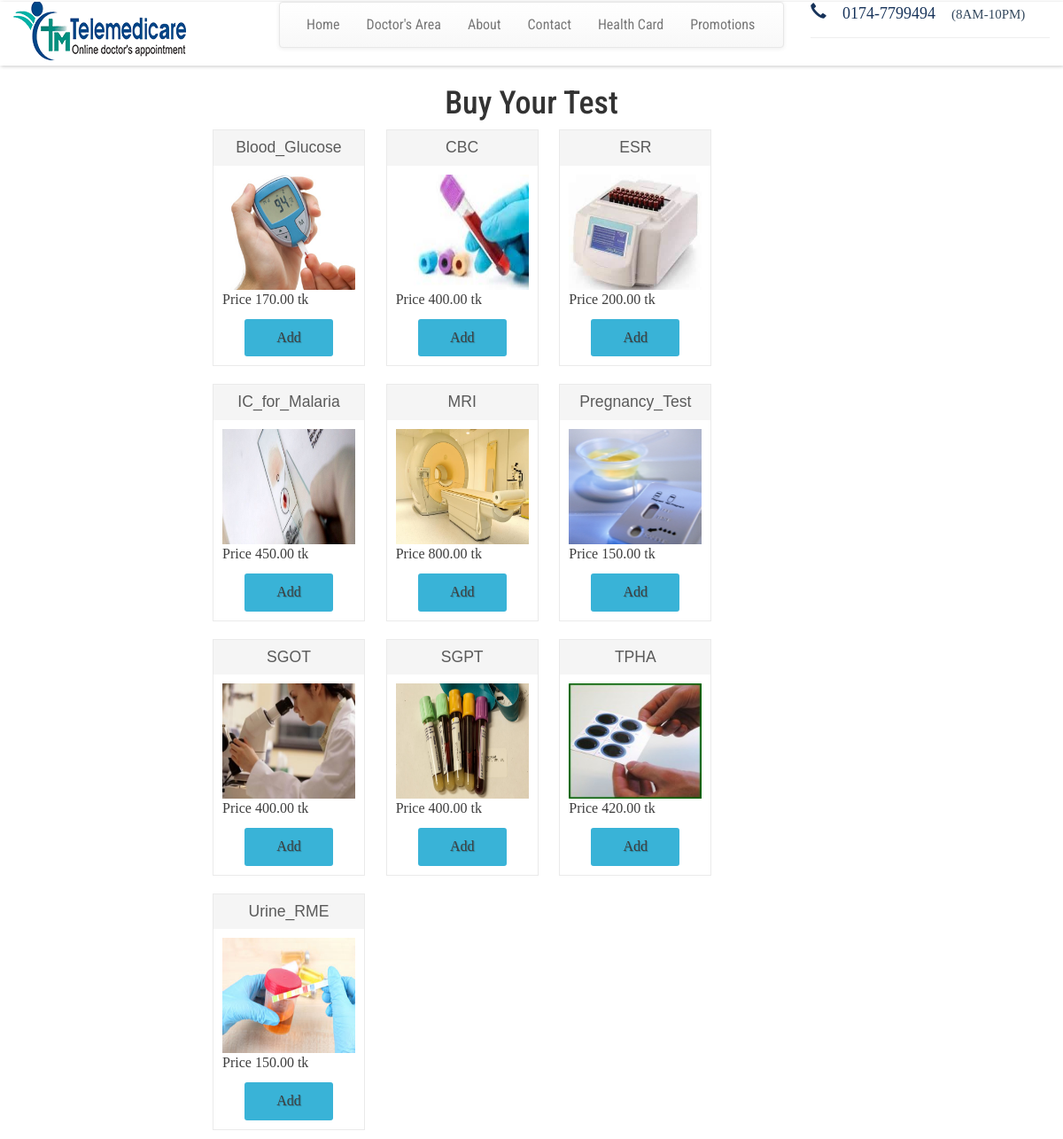
Screenshot of /testpatient/test_buy.php with the database file from the repository.
### tables this page shows
CREATE TABLE `health_test` (
  `id` int(11) NOT NULL,
  `test_code` varchar(60) NOT NULL,
  `test_name` varchar(60) NOT NULL,
  `test_image` varchar(500) NOT NULL,
  `price` decimal(10,2) NOT NULL
);

### testpatient/test_buy.php (the view, shortened to what this page needs)
<?php
include_once("config.php");
$current_url = urlencode($url="http://".$_SERVER['HTTP_HOST'].$_SERVER['REQUEST_URI']);
?>
<!DOCTYPE html>
<html>
<head>
<link href="style/style.css" rel="stylesheet" type="text/css">
<link rel="stylesheet" href="https://maxcdn.bootstrapcdn.com/bootstrap/3.3.6/css/bootstrap.min.css">
<link rel="stylesheet" href="https://maxcdn.bootstrapcdn.com/bootstrap/3.3.6/css/bootstrap-theme.min.css">
<link rel="stylesheet" type="text/css" href="../css/style.css">
<link href="css/bootstrap.css" rel='stylesheet' type='text/css' />
<link href="css/style.css" rel='stylesheet' type='text/css' />
<link href="css/font-awesome.css" rel="stylesheet">
<link href="css/animate.css" rel="stylesheet" type="text/css" media="all">
<link href="css/custom.css" rel="stylesheet">
</head>
<body>
<div class="main-content">
	<section class="header-section">
     <div class="row">
            <div class="col-md-3">
           <a href = "http://telemedicare.com.bd/">  <img src="../img/sfdfsdf.png"></a>
         </div>
           <div class="col-md-6">
               <nav role="navigation" class="navbar navbar-default">
        <div id="navbarCollapse" class="collapse navbar-collapse">
            <ul class="nav navbar-nav">
               <li><a href="index.php">Home</a></li>
                <li><a href="login/index.php">Doctor's Area</a></li>
                <li><a href="about.php">About</a></li>
                <li><a href="contact.php">Contact</a></li>
                <li><a href="testpatient/health_card.php">Health Card</a></li>
                <li><a href="promotion.php">Promotions</a></li>
            </ul>
        </div>
    </nav>
          </div>
            <div class="col-md-3">
                <h4 class="hlcalltext pull-left glyphicon glyphicon-earphone"> 0174-7799494 <span class="spantext">(8AM-10PM)  </span> </h4>
                <hr class="hrtop" />
            </div>
     </div>
  </section>
  </div>
<h1 align="center">Buy Your Test </h1>
<?php
$results = $mysqli->query("SELECT test_code, test_name, test_image, price FROM health_test ORDER BY id ASC");
if($results){
$products_item = '<ul class="products">';
while($obj = $results->fetch_object())
{
$products_item .= <<<EOT
	<li class="product">
	<form method="post" action="cart_update.php">
	<div class="product-content"><h3>{$obj->test_name}</h3>
	<div class="product-thumb"><img src="../admin/test_images/{$obj->test_image}" height="130px" width="150px"></div>
	<div class="product-info" style="font-family:verdana;">
	Price {$obj->price} tk
	<fieldset>
	</fieldset>
	<input type="hidden" name="test_code" value="{$obj->test_code}" />
	<input type="hidden" name="type" value="add" />
	<input type="hidden" name="return_url" value="{$current_url}" />
	<div align="center"><button type="submit" class="add_to_cart">Add</button></div>
	</div></div>
	</form>
	</li>
EOT;
}
$products_item .= '</ul>';
echo $products_item;
}
?>
</body>
</html>

### testpatient/style/style.css (style rules this page uses)
body { margin: 0px; padding: 0px; font-family: Georgia, "Times New Roman", Times, serif; }
h1, h2, h3 { font-family: "Trebuchet MS", Arial, Helvetica, sans-serif; }
ul.products { padding: 0; margin: 0; max-width: 740px; margin-left: auto; margin-right: auto; }
ul.products li { display: inline-block; max-width: 200px; padding: 10px; background-color: #FFFFFF; margin: 10px; border: 1px solid #EAEAEA; color: #3D3D3D; }
ul.products li h3 { margin: -10px -10px 10px -10px; padding: 10px; text-align: center; background-color: #F5F5F5; font-family: "Trebuchet MS", Arial, Helvetica, sans-serif; font-size: 1.1em; color: #5A5A5A; }
ul.products li fieldset { border: none; padding: 5px 5px 5px 0px; margin: 0; }
button, .button { background-color: #39b3d7; min-width: 100px; border: none; padding: 10px; display: inline-block; text-align: center; cursor: pointer; text-decoration: none; color: #FFF; min-height: 15px; font: 12px/15px Arial, Helvetica, sans-serif; text-shadow: 1px 1px 1px rgba(0, 0, 0, 0.26); border-radius: 3px; }
.product-thumb { text-align:center; }

### css/style.css (style rules this page uses)
.header-section { height: 100%; position: relative; margin-top:2px; background: rgba(235, 236, 234, 0.72); }
.hlcalltext { font-weight: bold; color: #17335A; border-bottom: 1px; }
.spantext { color: #34495e; font-size: 15px; }
.hrtop { margin-top: 40px; 2px; }
.z-depth-1, nav, .card-panel, .card, .toast, .btn, .btn-large, .btn-floating, .dropdown-content, .collapsible, .side-nav { box-shadow: 0 2px 5px 0 rgba(0, 0, 0, 0.16), 0 2px 10px 0 rgba(0, 0, 0, 0.12); }

### testpatient/css/style.css (style rules this page uses)
h4, h5, h6, h1, h2, h3 { margin: 0; }
ul, ol { margin: 0; }
html, body { font-family: 'Roboto Condensed', sans-serif; font-size: 100%; overflow-x: hidden; background: #fff; }
body a { transition: 0.5s all ease; -webkit-transition: 0.5s all ease; -moz-transition: 0.5s all ease; -o-transition: 0.5s all ease; -ms-transition: 0.5s all ease; text-decoration:none; }
h1,h2,h3,h4,h5,h6 { margin:0; }
ul,label { margin:0; padding:0; }
.main-content { position: relative; }
.header-section { background:#FFF; box-shadow: 1px 1px 4px rgba(0, 0, 0, 0.21); -webkit-box-shadow: 1px 1px 4px rgba(0, 0, 0, 0.21); -moz-box-shadow: 1px 1px 4px rgba(0, 0, 0, 0.21); -o-box-shadow: 1px 1px 4px rgba(0, 0, 0, 0.21); }
.header-section::after { clear: both; display: block; content: ''; }
.charts,.row { margin: 0em 0 0; }

### rows the page displays
health_test: test_name "Blood_Glucose", test_image (picture), price "170.00"
health_test: test_name "CBC", test_image (picture), price "400.00"
health_test: test_name "ESR", test_image (picture), price "200.00"
health_test: test_name "IC_for_Malaria", test_image (picture), price "450.00"
health_test: test_name "MRI", test_image (picture), price "800.00"
health_test: test_name "Pregnancy_Test", test_image (picture), price "150.00"
health_test: test_name "SGOT", test_image (picture), price "400.00"
health_test: test_name "SGPT", test_image (picture), price "400.00"
health_test: test_name "TPHA", test_image (picture), price "420.00"
health_test: test_name "Urine_RME", test_image (picture), price "150.00"
